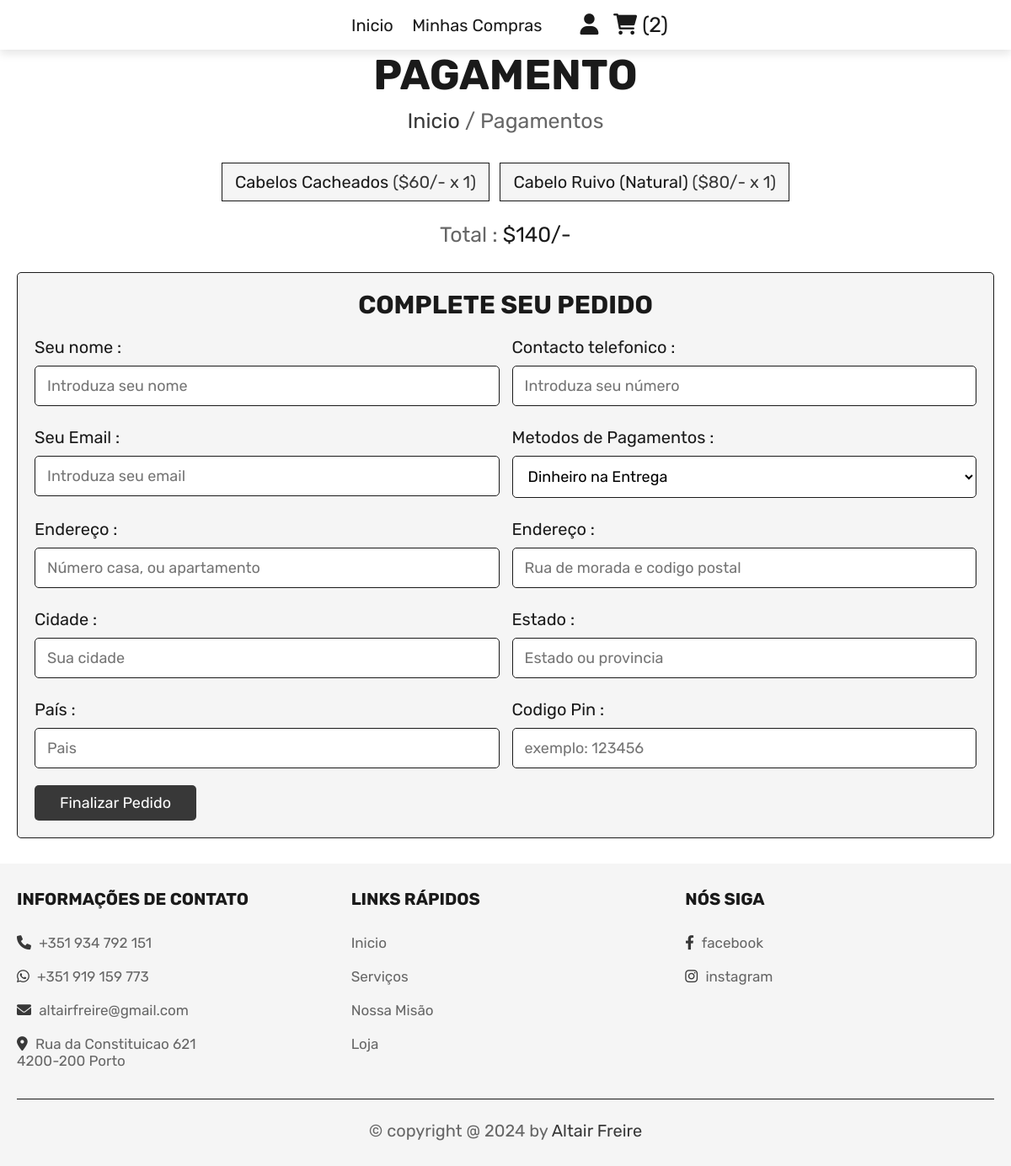
Screenshot of /loja/checkout.php (signed in) with the database file from the repository.
### tables this page shows
CREATE TABLE `cart` (
  `cart_id` int(100) NOT NULL,
  `user_id` int(100) NOT NULL,
  `name` varchar(100) NOT NULL,
  `price` int(100) NOT NULL,
  `quantity` int(100) NOT NULL,
  `image` varchar(100) NOT NULL,
  `ProductID` int(10) DEFAULT NULL
);

### loja/checkout.php (the view, shortened to what this page needs)
<?php
$conn = mysqli_connect('localhost','root','','altair') or die('connection failed');
$user_id = $_SESSION['user_id'];
?>
<!DOCTYPE html>
<html lang="pt">
<head>
    <link rel="stylesheet" href="../style/style.css">
    <link rel="stylesheet" href="../style/header.css">
    <link rel="stylesheet" href="../style/portability.css">
    <link rel="stylesheet" href="../style/footer.css">
    <link rel="stylesheet" href="../style/conteiners.css">
    <link rel="stylesheet" href="../style/popup.css">
    <link rel="stylesheet" href="https://cdnjs.cloudflare.com/ajax/libs/font-awesome/6.0.0/css/all.min.css">
</head>
<body>
<?php include 'header-store.php'; ?>
<div class="heading">
   <h3>Pagamento</h3>
   <p> <a href="home.php">Inicio</a> / Pagamentos </p>
</div>
<section class="display-order">
   <?php
      $grand_total = 0;
      $select_cart = mysqli_query($conn, "SELECT * FROM `cart` WHERE user_id = '$user_id'") or die('query failed');
      if(mysqli_num_rows($select_cart) > 0){
         while($fetch_cart = mysqli_fetch_assoc($select_cart)){
            $total_price = ($fetch_cart['price'] * $fetch_cart['quantity']);
            $grand_total += $total_price;
   ?>
   <p> <?php echo $fetch_cart['name']; ?> <span>(<?php echo '$'.$fetch_cart['price'].'/-'.' x '. $fetch_cart['quantity']; ?>)</span> </p>
   <?php
      }
   }else{
      echo '<p class="empty">Seu carrinho esta vazio</p>';
   }
   ?>
   <div class="grand-total"> Total : <span>$<?php echo $grand_total; ?>/-</span> </div>
</section>
<section class="checkout">
   <form action="" method="post">
      <h3>Complete seu pedido</h3>
      <div class="flex">
         <div class="inputBox">
            <span>Seu nome :</span>
            <input type="text" name="name" required placeholder="Introduza seu nome">
         </div>
         <div class="inputBox">
            <span>Contacto telefonico :</span>
            <input type="number" name="number" required placeholder="Introduza seu número">
         </div>
         <div class="inputBox">
            <span>Seu Email :</span>
            <input type="email" name="email" required placeholder="Introduza seu email">
         </div>
         <div class="inputBox">
            <span>Metodos de Pagamentos :</span>
            <select name="method">
               <option value="cash on delivery">Dinheiro na Entrega</option>
            </select>
         </div>
         <div class="inputBox">
            <span>Endereço :</span>
            <input type="number" min="0" name="flat" required placeholder="Número casa, ou apartamento">
         </div>
         <div class="inputBox">
            <span>Endereço :</span>
            <input type="text" name="street" required placeholder="Rua de morada e codigo postal">
         </div>
         <div class="inputBox">
            <span>Cidade :</span>
            <input type="text" name="city" required placeholder="Sua cidade">
         </div>
         <div class="inputBox">
            <span>Estado :</span>
            <input type="text" name="state" required placeholder="Estado ou provincia">
         </div>
         <div class="inputBox">
            <span>País :</span>
            <input type="text" name="country" required placeholder="Pais">
         </div>
         <div class="inputBox">
            <span>Codigo Pin :</span>
            <input type="number" min="0" name="pin_code" required placeholder="exemplo: 123456">
         </div>
      </div>
      <input type="submit" value="Finalizar pedido" class="btn" name="order_btn">
   </form>
</section>
<?php include 'footer-store.php'; ?>
</body>
</html>

### style/style.css (style rules this page uses)
:root { --gray:#383838; --black:#1a1a1a; --white:#fff; --light-color:#666; --light-white:#ccc; --light-bg:#f5f5f5; --border:.1rem solid var(--black); --box-shadow:0 .5rem 1rem rgba(0,0,0,.1); --whatsapp-color:rgb(37, 211,102); }
* { font-family: 'Rubik', sans-serif; margin:0; padding:0; box-sizing: border-box; outline: none; border:none; text-decoration: none; transition:all .2s linear; animation: fade-up 0.5s; }
*, *:before, *:after { box-sizing: border-box; }
html { scroll-behavior: smooth; font-size: 62.5%; overflow-x: hidden; }
section { padding: 3rem 2rem; }
.btn, .delete-btn, .white-btn { display: inline-block; margin-top: 1rem; padding:1rem 3rem; cursor: pointer; color:var(--white); font-size: 1.8rem; border-radius: .5rem; text-transform: capitalize; }
.white-btn, .btn { background-color: var(--gray); }
.heading { min-height: 7vh; display: flex; flex-flow: column; align-items: center; justify-content: center; gap:1rem; background: url(../images/heading-bg.webp) no-repeat; background-size: cover; background-position: center; text-align: center; }
.heading h3 { font-size: 5rem; color:var(--black); text-transform: uppercase; }
.heading p { font-size: 2.5rem; color:var(--light-color); }
.heading p a { color:var(--gray); }

### style/header.css (style rules this page uses)
:root { --gray:#383838; --black:#1a1a1a; --white:#fff; --light-color:#666; --light-white:#ccc; --light-bg:#f5f5f5; --border:.1rem solid var(--black); --box-shadow:0 .5rem 1rem rgba(0,0,0,.1); --whatsapp-color:rgb(37, 211,102); }

### style/portability.css (style rules this page uses)
:root { --gray:#383838; --black:#1a1a1a; --white:#fff; --light-color:#666; --light-white:#ccc; --light-bg:#f5f5f5; --border:.1rem solid var(--black); --box-shadow:0 .5rem 1rem rgba(0,0,0,.1); --whatsapp-color:rgb(37, 211,102); }

### style/footer.css (style rules this page uses)
:root { --gray:#383838; --black:#1a1a1a; --white:#fff; --light-color:#666; --light-white:#ccc; --light-bg:#f5f5f5; --border:.1rem solid var(--black); --box-shadow:0 .5rem 1rem rgba(0,0,0,.1); --whatsapp-color:rgb(37, 211,102); }

### style/conteiners.css (style rules this page uses)
:root { --gray:#383838; --black:#1a1a1a; --white:#fff; --light-color:#666; --light-white:#ccc; --light-bg:#f5f5f5; --border:.1rem solid var(--black); --box-shadow:0 .5rem 1rem rgba(0,0,0,.1); --whatsapp-color:rgb(37, 211,102); }
.display-order { max-width: 1200px; margin: 0 auto; text-align: center; padding-bottom: 0; }
.display-order p { background-color: var(--light-bg); color:var(--black); font-size: 2rem; padding:1rem 1.5rem; border:var(--border); display: inline-block; margin:.5rem; }
.display-order p span { color:var(--gray); }
.display-order .grand-total { margin-top: 2rem; font-size: 2.5rem; color:var(--light-color); }
.display-order .grand-total span { color:var(--black); }
.checkout form { max-width: 1200px; padding:2rem; margin:0 auto; border:var(--border); background-color: var(--light-bg); border-radius: .5rem; }
.checkout form h3 { text-align: center; margin-bottom: 2rem; color:var(--black); text-transform: uppercase; font-size: 3rem; }
.checkout form .flex { display: flex; flex-wrap: wrap; gap:1.5rem; }
.checkout form .flex .inputBox { flex:1 1 40rem; }
.checkout form .flex span { font-size: 2rem; color:var(--black); }
.checkout form .flex select, .checkout form .flex input { border:var(--border); width: 100%; border-radius: .5rem; width: 100%; background-color: var(--white); padding:1.2rem 1.4rem; font-size: 1.8rem; margin:1rem 0; }

### style/popup.css (style rules this page uses)
:root { --gray:#383838; --black:#1a1a1a; --white:#fff; --light-color:#666; --light-white:#ccc; --light-bg:#f5f5f5; --border:.1rem solid var(--black); --box-shadow:0 .5rem 1rem rgba(0,0,0,.1); --whatsapp-color:rgb(37, 211,102); }

### rows the page displays
cart: name "Cabelos Cacheados", price "60", quantity "1"
cart: name "Cabelo Ruivo (Natural)", price "80", quantity "1"

### other values shown
$cart_rows_number "2"
$grand_total "140"
